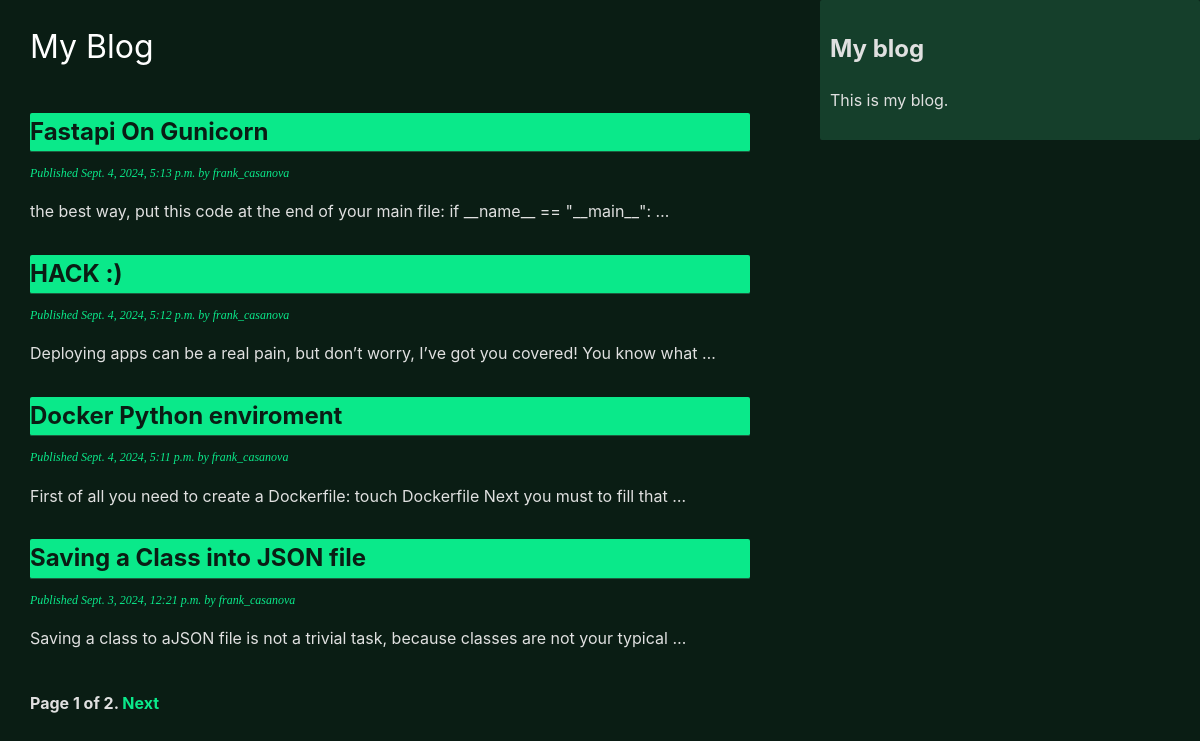
The page / on the database its author committed.
### blog/models.py (models this page shows, shortened)
class Post_djb(models.Model):
    class Status(models.TextChoices):
        DRAFT = 'd', 'Draft'
        PUBLISHED = 'p', 'Published'
    title = models.CharField(max_length=87)
    slug = models.SlugField(max_length=87, unique_for_date='publish')
    author = models.ForeignKey(settings.AUTH_USER_MODEL, on_delete=models.CASCADE, related_name='blog_posts')
    body = models.TextField()
    publish = models.DateTimeField(default=timezone.now)
    created = models.DateTimeField(auto_now_add=True)
    updated = models.DateTimeField(auto_now=True)
    status = models.CharField(max_length=1, choices=Status.choices, default=Status.DRAFT)
    objects = models.Manager()
    published = PublishedManager()
    class Meta:
        ordering = ['-publish']
        indexes = [
            models.Index(fields=['-publish']),
        ]
    def get_absolute_url(self):
        return reverse("blog:post_detail", args=[
            self.publish.year,
            self.publish.month,
            self.publish.day,
            self.slug
            ])

### blog/views.py (the view)
# urls.py: path('', views.PostListView.as_view(), name='post_list'),
class PostListView(ListView):
    queryset = Post_djb.published.all()
    context_object_name = 'posts'
    paginate_by = 4
    template_name = 'blog/post/list.html'

### blog/templates/blog/post/list.html (shortened to what this page needs)
{% extends "blog/base.html" %}
{% block content %}
  <h1>My Blog</h1>
  {% for post in posts %}
      <a href="{{ post.get_absolute_url }}">
        <h2 class="post-title">{{ post.title }}</h2>
      </a>
    <p class="date">
      Published {{ post.publish }} by {{ post.author }}
    </p>
    <div class="post-body">
      {{ post.body|truncatewords:17|linebreaks }}
    </div>
  {% endfor %}
  {% include "pagination.html" with page=page_obj %}
{% endblock %}

### blog/static/css/style.css (style rules this page uses)
body { margin: 0; padding: 0; font-family: 'Inter', sans-serif; background-color: #0A1D14; color: #E0E0E0; line-height: 1.6; transition: background-color 0.3s, color 0.3s; }
a { color: #0AE98A; text-decoration: none; transition: color 0.3s; }
h1 { font-weight: normal; color: #FFFFFF; animation: slideInDown 1s ease-in-out; }
h1 { padding-bottom: 10px; transition: border-color 0.3s; }
h2.post-title { border-bottom: 1px solid #1D5C3F; margin: 30px 0 0; color: #0A1D14; background-color: #0AE98A; cursor: pointer; transition: color 0.8s, background-color 0.8s; border-radius: 2px; }
p.date { color: #0AE98A; font-family: 'Georgia', serif; font-size: 12px; font-style: italic; }

### rows shown on the page
Post_djb: title "Fastapi On Gunicorn", publish "Sept. 4, 2024, 5:13 p.m.", author "frank_casanova", body "the best way, put this code at the end of your main file: if __name__ == \"__main__\": …"
Post_djb: title "HACK :)", publish "Sept. 4, 2024, 5:12 p.m.", author "frank_casanova", body "Deploying apps can be a real pain, but don’t worry, I’ve got you covered! You know what …"
Post_djb: title "Docker Python enviroment", publish "Sept. 4, 2024, 5:11 p.m.", author "frank_casanova", body "First of all you need to create a Dockerfile: touch Dockerfile Next you must to fill that …"
Post_djb: title "Saving a Class into JSON file", publish "Sept. 3, 2024, 12:21 p.m.", author "frank_casanova", body "Saving a class to aJSON file is not a trivial task, because classes are not your typical …"

### other values the page prints
{{ page.number }} "1"
{{ page.paginator.num_pages }} "2"
